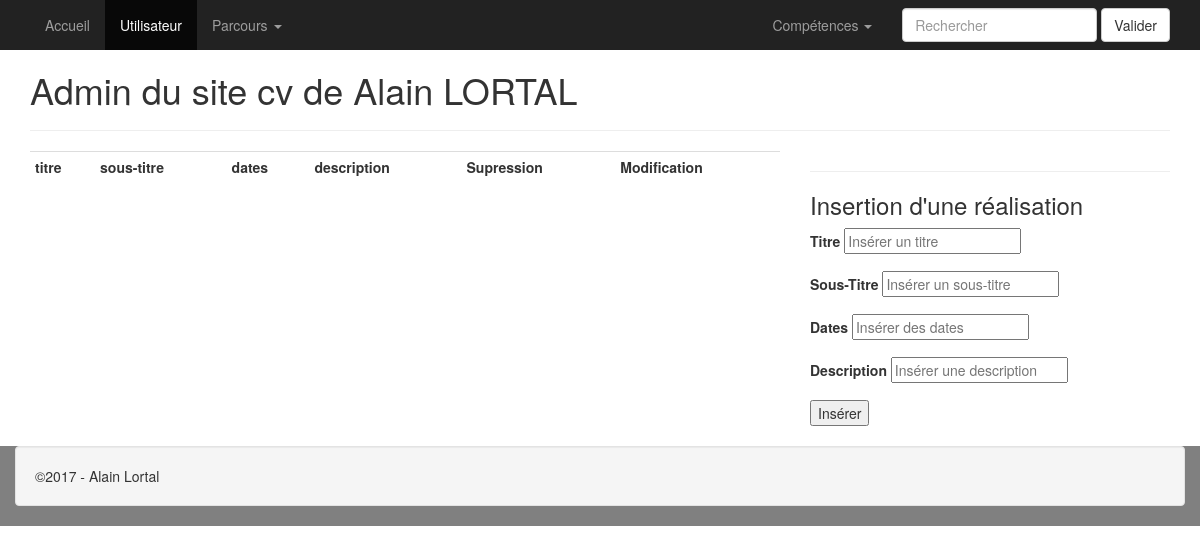
/realisations.php, run on an earlier commit of the app's database.
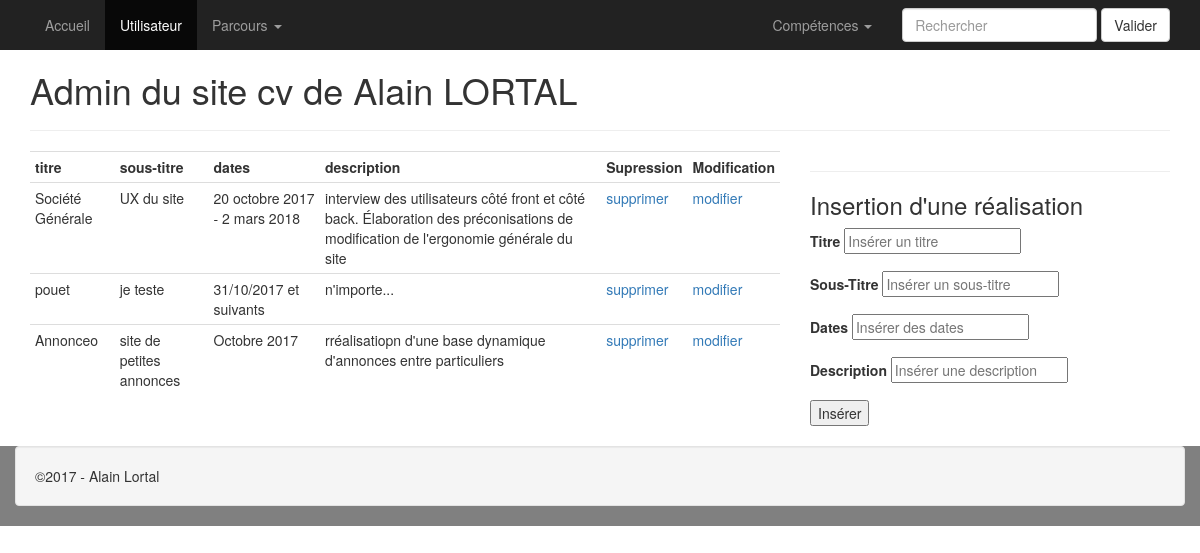
And on a later commit of the database.
### tables this page shows
CREATE TABLE `t_utilisateurs` (
  `id_utilisateur` int(3) NOT NULL,
  `prenom` varchar(30) NOT NULL,
  `nom` varchar(30) NOT NULL,
  `email` varchar(50) NOT NULL,
  `telephone` int(10) UNSIGNED ZEROFILL NOT NULL,
  `mdp` varchar(12) NOT NULL,
  `pseudo` varchar(30) NOT NULL,
  `avatar` varchar(20) NOT NULL,
  `age` int(3) NOT NULL,
  `date_naissance` date NOT NULL,
  `sexe` enum('H','F','','') NOT NULL,
  `etat_civil` enum('M','Mme','','') NOT NULL,
  `adresse` varchar(50) NOT NULL,
  `code_postal` int(5) UNSIGNED ZEROFILL NOT NULL,
  `ville` varchar(30) NOT NULL,
  `pays` varchar(20) NOT NULL,
  `site_web` varchar(50) NOT NULL
);

CREATE TABLE `t_realisations` (
  `id_realisation` int(3) NOT NULL,
  `r_titre` varchar(50) NOT NULL,
  `r_soustitre` varchar(50) NOT NULL,
  `r_dates` varchar(50) NOT NULL,
  `r_description` text NOT NULL,
  `utilisateur_id` int(3) NOT NULL
);

### realisations.php (the view, shortened to what this page needs)
<?php require 'connexion.php'; ?>
<!Doctype html>
<html lang="fr">
<head>
	<?php
		$sql = $pdoCV -> query("SELECT * FROM t_utilisateurs WHERE id_utilisateur = '1' ");
		$ligne_utilisateur = $sql -> fetch(PDO::FETCH_ASSOC);
	?>
    <link href="css/bootstrap.min.css" rel="stylesheet">
	<link href="css/styleadmin.css" rel="stylesheet">
</head>
<body>
	<?php include('inc/navbar.php');?>
	<section>
      	<div class="container">
		<h1>Admin du site cv de <?php echo($ligne_utilisateur['prenom'].' '.$ligne_utilisateur['nom']); ?></h1>
		<hr>
		<?php
				$sql = $pdoCV->prepare("SELECT * FROM t_realisations WHERE utilisateur_id='1'");
				$sql->execute();
		?>
			<div class="row">
		        <div class="col-md-8">
		            <table class="table  table-hover table-condensed">
							<tr>
							<th>titre</th>
							<th>sous-titre</th>
							<th>dates</th>
							<th>description</th>
							<th>Supression</th>
							<th>Modification</th>
							</tr>
							<tr>
							<?php while ($ligne_realisation = $sql->fetch()){ ?>
								<td><?php echo $ligne_realisation['r_titre']; ?></td>
								<td><?php echo $ligne_realisation['r_soustitre']; ?></td>
								<td><?php echo $ligne_realisation['r_dates']; ?></td>
								<td><?php echo $ligne_realisation['r_description']; ?></td>
								<td><a href="realisations.php?id_realisation=<?php echo $ligne_realisation['id_realisation']; ?> ">supprimer</a></td>
								<td><a href="modif_realisation.php?id_realisation=<?php echo $ligne_realisation['id_realisation']; ?> ">modifier</a></td>
							</tr>
							<?php } ?>
					</table>
		       	</div>
		    	<div class="col-md-4">
		    		<table class="table  table-hover table-condensed">
						<hr>
						<form="form-control" action="realisations.php" method="post">
						<h3>Insertion d'une réalisation</h3>
							<div class="form-group">
								<label for="titre">Titre</label>
								<input type="text" name="titre" id="titre" placeholder="Insérer un titre">
							</div>
							<div class="form-group">
								<label for="soustitre">Sous-Titre</label>
								<input type="text" name="soustitre" id="soustitre" placeholder="Insérer un sous-titre">
							</div>
							<div class="form-group">
								<label for="dates">Dates</label>
								<input type="text" name="dates" id="dates" placeholder="Insérer des dates">
							</div>
							<div class="form-group">
								<label for="description">Description</label>
								<input type="text" name="description" id="description" placeholder="Insérer une description">
							</div>
							<div>
								<input type="submit" value="Insérer">
							</div>
					</table>
				</div>
			</div>
		</div>
	</section>
		<?php include('inc/footer.php');?>
</body>
</html>

### inc/navbar.php (shortened to what this page needs)
  <nav class="navbar-inverse">
  <div class="container-fluid">
    <div class="collapse navbar-collapse" id="bs-example-navbar-collapse-1">
      <ul class="nav navbar-nav">
         <li><a href="#">Accueil</a></li>
         <li class="active"><a href="utilisateur.php">Utilisateur<span class="sr-only">(current)</span></a></li>
        <li class="dropdown">
          <a href="#" class="dropdown-toggle" data-toggle="dropdown" role="button" aria-haspopup="true" aria-expanded="false">Parcours <span class="caret"></span></a>
        </li>
      </ul>
      <form class="navbar-form navbar-right">
        <div class="form-group">
          <input type="text" class="form-control" placeholder="Rechercher">
        </div>
        <button type="submit" class="btn btn-default">Valider</button>
      </form>
     <ul class="nav navbar-nav navbar-right">
        <li class="dropdown">
          <a href="#" class="dropdown-toggle" data-toggle="dropdown" role="button" aria-haspopup="true" aria-expanded="false">Compétences <span class="caret"></span></a>
        </li>
      </ul>
    </div>
  </div>
</nav>

### inc/footer.php
<footer class="alfooter">
	<div class="container-fluid">
	<p class="well">	&copy;2017 - Alain Lortal<p>
	</div>
</footer>

### css/styleadmin.css (style rules this page uses)
.alfooter { background: grey; }

What changed in the data, as far as the page shows it:
added t_realisations: r_titre "Société Générale", r_soustitre "UX du site", r_dates "20 octobre 2017 - 2 mars 2018", r_description "interview des utilisateurs côté front et côté back. Élaboration des préconisations de modification de l'ergonomie générale du site"
added t_realisations: r_titre "pouet", r_soustitre "je teste", r_dates "31/10/2017 et suivants", r_description "n'importe..."
added t_realisations: r_titre "Annonceo", r_soustitre "site de petites annonces", r_dates "Octobre 2017", r_description "rréalisatiopn d'une base dynamique d'annonces entre particuliers"
